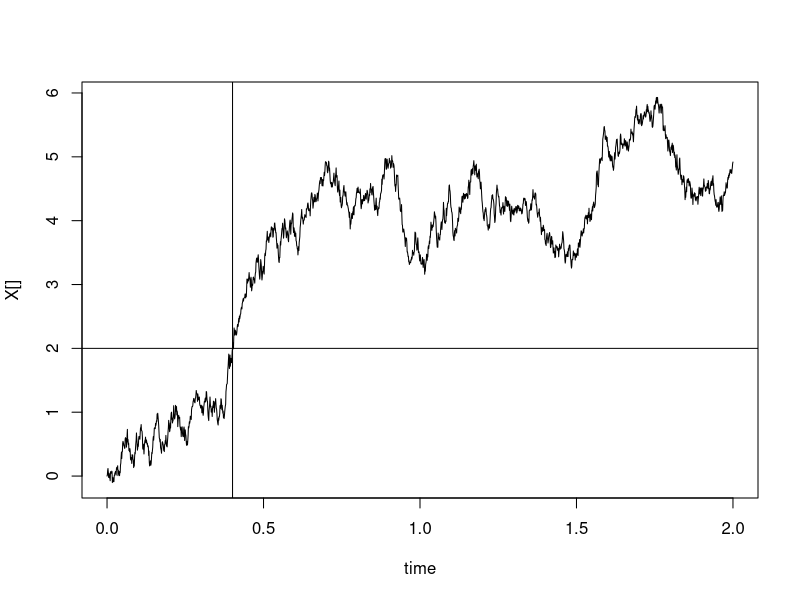
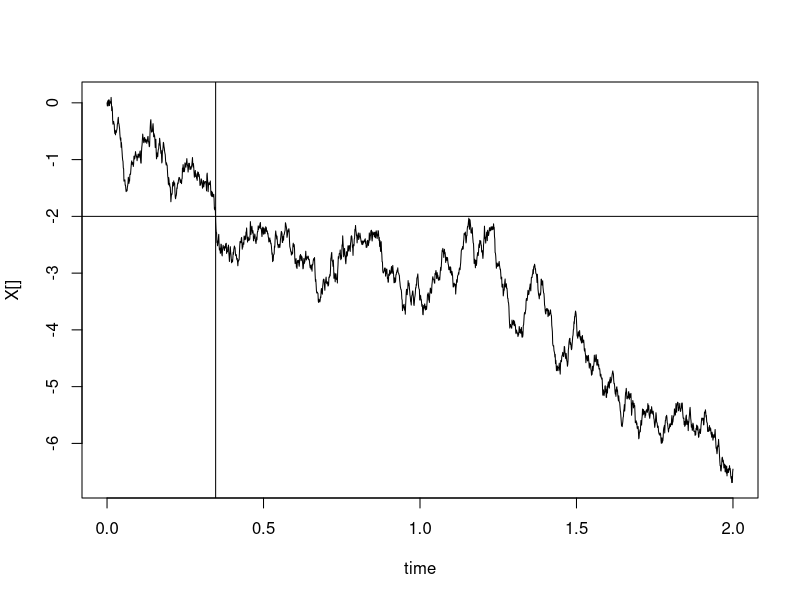
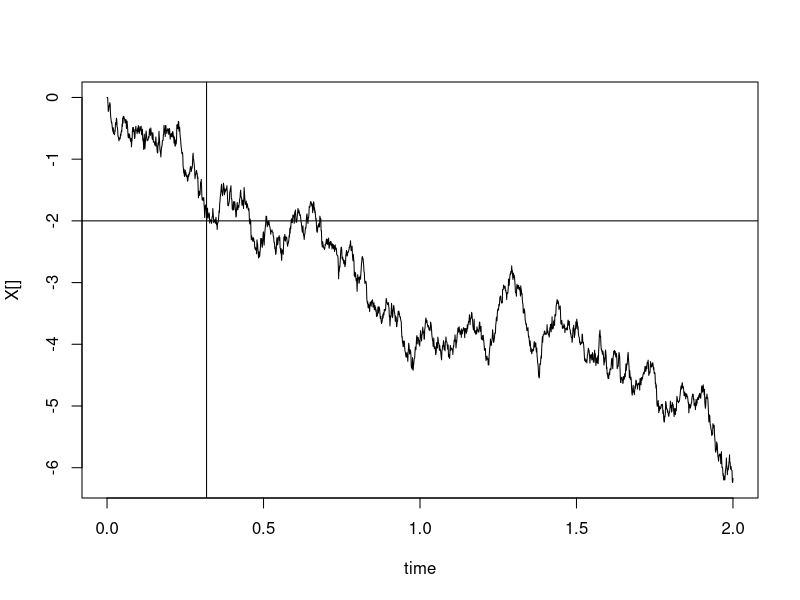
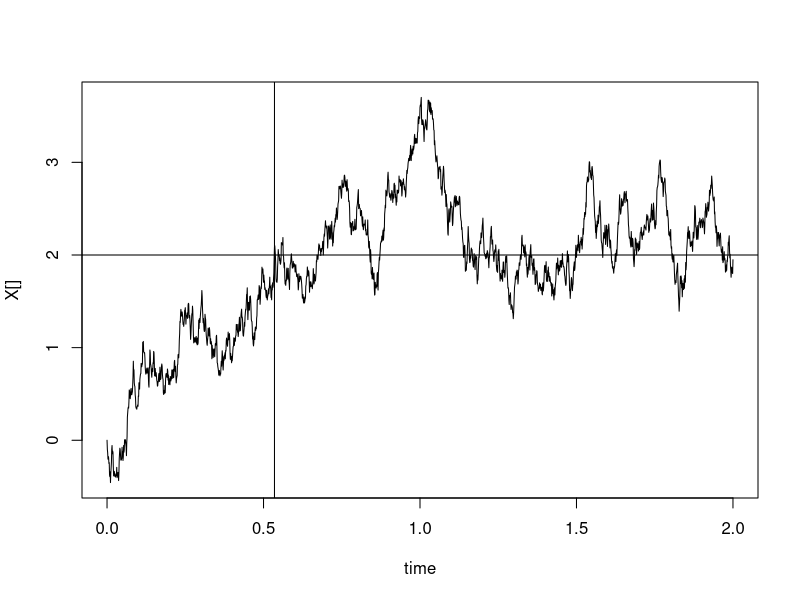
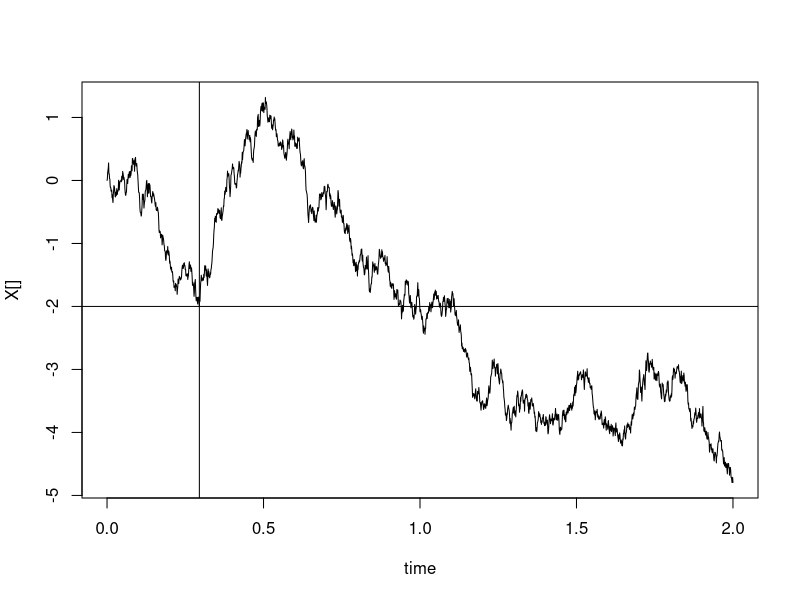
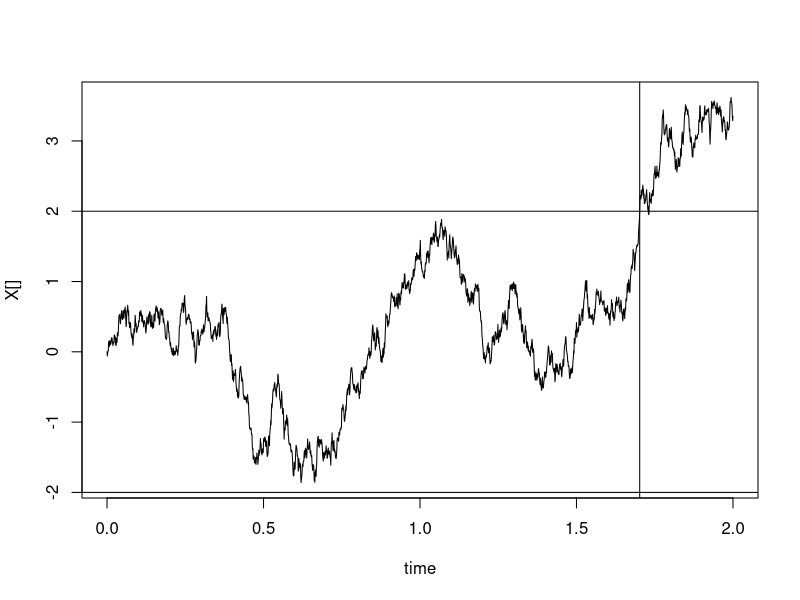
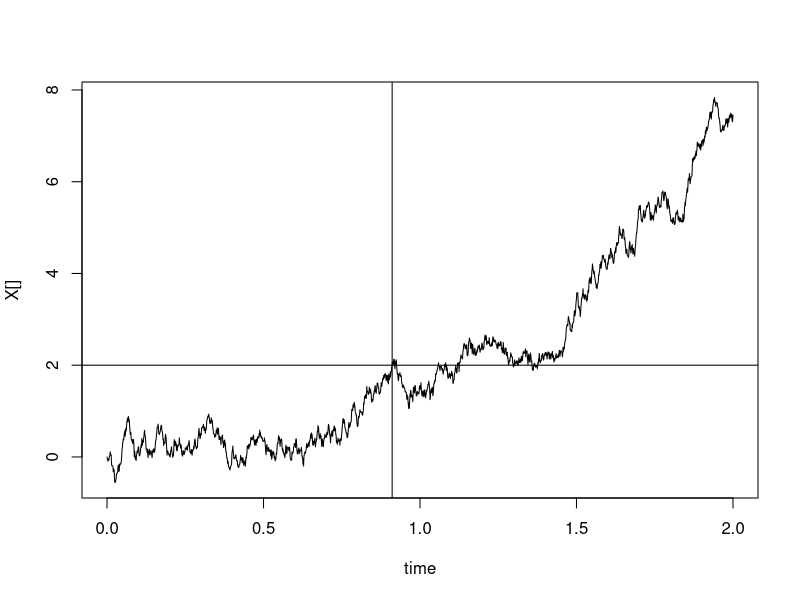
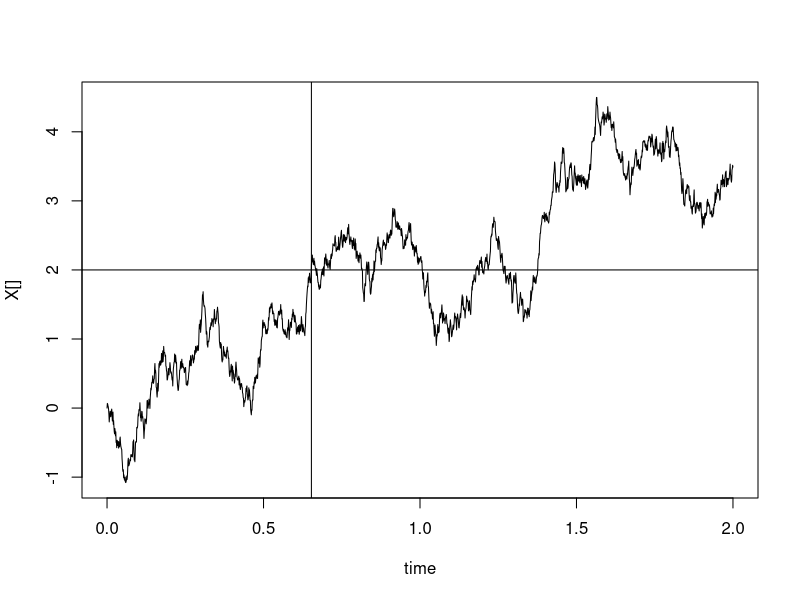

The R source for these figures, in order:
re1<-1 #rate of error in animal 1
re2<-re1 #rate of error in animal 2
me1<-0 #mean error in animal 1
me2<-me1 #mean error in animal 2
se1<-1 #variance of error in animal 1
se2<-se1 #variance of error in animal 2

rf<-1 #rate of fighting
mf<-0.1 #mean fight outcome
sf<-0.0 #variance of fight outcome

bs1=0 #boost to animal 2 when animal 1 signals
bs2=0 #boost to animal 1 when animal 2 signals

rs<-1 #maximum signaling rate

T<-2.5  #threshold

erf<-function(x){
	return(2*pnorm(x*sqrt(2))-1)
	}

f<-function(x){
	return(rs*(-erf((x-(-T)))+1)/2)
	}

#for drift diffusion model (size of error does not depend on state)	
error_rate<-function(T,me1,se1,mf,sf){
	z=T/(me1+mf)
	a=(me1+mf)^2/(se1^2+sf^2)
	x=1/(1+exp(2*z*a)) #from psych.pdf
#	x=1-(1-exp(-2*(me1+mf)*(se1^2+sf^2)))/(1-exp(-4*(me1+mf)*(se1^2+sf^2))) #from stoch calc class
	return(x)
	}
	
dec_time<-function(T,me1,se1,mf,sf){
	z=T/(me1+mf)
	a=(me1+mf)^2/(se1^2+sf^2)
	x=z*tanh(z*a)
	return(x)
	}
	

timesteps=100 #how many reactions to have
runs=500 #how many separate runs to do
bins=seq(0,timesteps,by=0.5) #bin time so we can compare evolution in time between runs

B<-function(re1,re2,me1,me2,se1,se2,rf,mf,sf,bs1,bs2){ #Gillespie algorithm


hitting=NULL
decision=NULL

where1=list() #each element of the list will be an array of dominance values for animal 1 at a point in time
for(i in 1:length(bins)){
	where1[[i]]=array()
	}


for(k in 1:runs){
#time=array(,timesteps+1) #keep track of timepoints
#time[1]=0 #initialize
#X=array(,c(timesteps+1))
#X[1]=0
#rxns=array(,timesteps) #keep track of which reactions occur
#
#for(i in 1:timesteps+1){
#	X[i]=X[i-1]
#	rates=c(re1,rf)
#	R=sum(rates)
#	r1=runif(1,0,1) #random variable to increment time
#	r2=runif(1,0,1)*R #random variable to decide reaction
#	tau=1/R*log(1/r1) #exponentially distributed time step
#	time[i]=tau+time[i-1] #add to total time
#	C=cumsum(rates) 
#	j=min(which(C>r2))
#	rxns[i-1]=j
#	if(j==1){ #animal 1 makes an error
#		E=rnorm(1,me1,se1) #ddm variant
#		#E=rnorm(1,me1*X[i-1],se1) #ornstein-uhlenbeck variant
#		X[i]=X[i]+E
#		}
#	if(j==2){ #fight occurs
#		F=rnorm(1,mf,sf)
#		X[i]=X[i]+F
#		}
#	}

time=array(,timesteps+1) #keep track of timepoints
time[1]=0 #initialize
X=array(,c(timesteps+1))
X[1]=0

deltat=0.001
for(i in 1:timesteps+1){
	z1=rnorm(1,0,1)
	z2=rnorm(1,0,1)
	X[i]=X[i-1]+(me1+mf)*deltat+se1*sqrt(deltat)*z1+sf*sqrt(deltat)*z2
	time[i]=time[i-1]+deltat
	}

	
for(i in 1:length(bins)){ #for each bin concatenate the dominance values at the beginning of that time bin
	if(bins[i]<=max(time)){
		M=max(which(time<=bins[i]))
		where1[[i]]=c(where1[[i]],X[M])
		}

	}

	

if(sum(abs(X)<(T))<length(X)){
dt=min(which(abs(X)>(T)))
hitting=c(hitting,time[dt])
decision=c(decision,sign(X[dt]))} 

layout(1)	
plot(time,X[],type="l",ylim=range(X)) #plot dominance estimates over time
abline(h=-T)
abline(h=T)
cols=rainbow(2)
#for(j in 2:1){
#	w=which(rxns==j)
#	points(time[w+1],X[w+1],col=cols[j],pch=20)
#	}
abline(v=time[dt])
#legend(10,max(X[1,])-500,legend=c("Animal 1 Error","Animal 2 Error","Fight","Animal 1 Signal","Animal 2 Signal"),col=cols,lty=rep(1,5),bty="n")

} #end of k loop

for(i in 1:length(bins)){ #get rid of first null value of each list
	where1[[i]]=where1[[i]][-1]
	}	

#layout(matrix(1:2,nrow=1))
#boxplot(list(fight_rates,error1_rates,error2_rates,signal1_rates,signal2_rates),names=c("Fights","Animal 1 Error","Animal 2 Error","Animal 1 Signals","Animal 2 Signals"),main="Rates")
#boxplot(list(dom1,dom2),names=c(1,2),main="Time Estimate is Positive")

#to_return=list(where1,where2,hitting1,hitting2,decision1,decision2)
to_return=list(where1,decision,hitting)

##compare observed statistics from simulations to what's predicted:
#print(paste("Predicted error rate is ",error_rate(re1,re2,me1,me2,se1,se2,rf,mf)))
print(paste("Observed error rate is ",length(which(decision==-1))/length(decision)))
#print(paste("Expected decision time is ",dec_time(re1,re2,me1,me2,se1,se2,rf,mf)))
print(paste("Mean time until one starts signaling is ",mean(hitting)))

return(to_return)
}

T<-2  #threshold

me1<--.5 #mean error in animal 1
me2<-me1 #mean error in animal 2
se1<-1 #variance of error in animal 1
se2<-se1 #variance of error in animal 2

mf<-1 #mean fight outcome
sf<-2 #variance of fight outcome

bs1=0 #boost to animal 2 when animal 1 signals
bs2=bs1 #boost to animal 1 when animal 2 signals

timesteps=2000
bins=seq(0,timesteps,by=0.5) #bin time so we can compare evolution in time between runs
runs=1000

L=B(re1,re2,me1,me2,se1,se2,rf,mf,sf,0,0)
error_rate(T,me1,se1,mf,sf)
dec_time(T,me1,se1,mf,sf)


#l=which(bins==ceiling(max(bins)/3))
l=which(bins==30)
boxplot(L[[1]][1:l],axes=FALSE)
axis(1,at=1:l,bins[1:l])
axis(2)
abline(h=-mf/me1,col="red")

#k=401
#hist(L[[1]][[k]],col=rgb(1,0,0,alph=.25),freq=FALSE,xlim=range(c(L[[1]][[k]],Lb[[1]][[k]])),main=paste("Animal 1's Estimate at t=",bins[k]),xlab="Estimate",breaks=20)
#hist(Lb[[1]][[k]],col=rgb(0,0,1,alph=.25),freq=FALSE,add=T,breaks=20)
#legend(40,0.08,legend=c("w/o Feedback","w/ Feedback"),fill=c(rgb(1,0,0,.25),rgb(0,0,1,.25)),bty="n")

